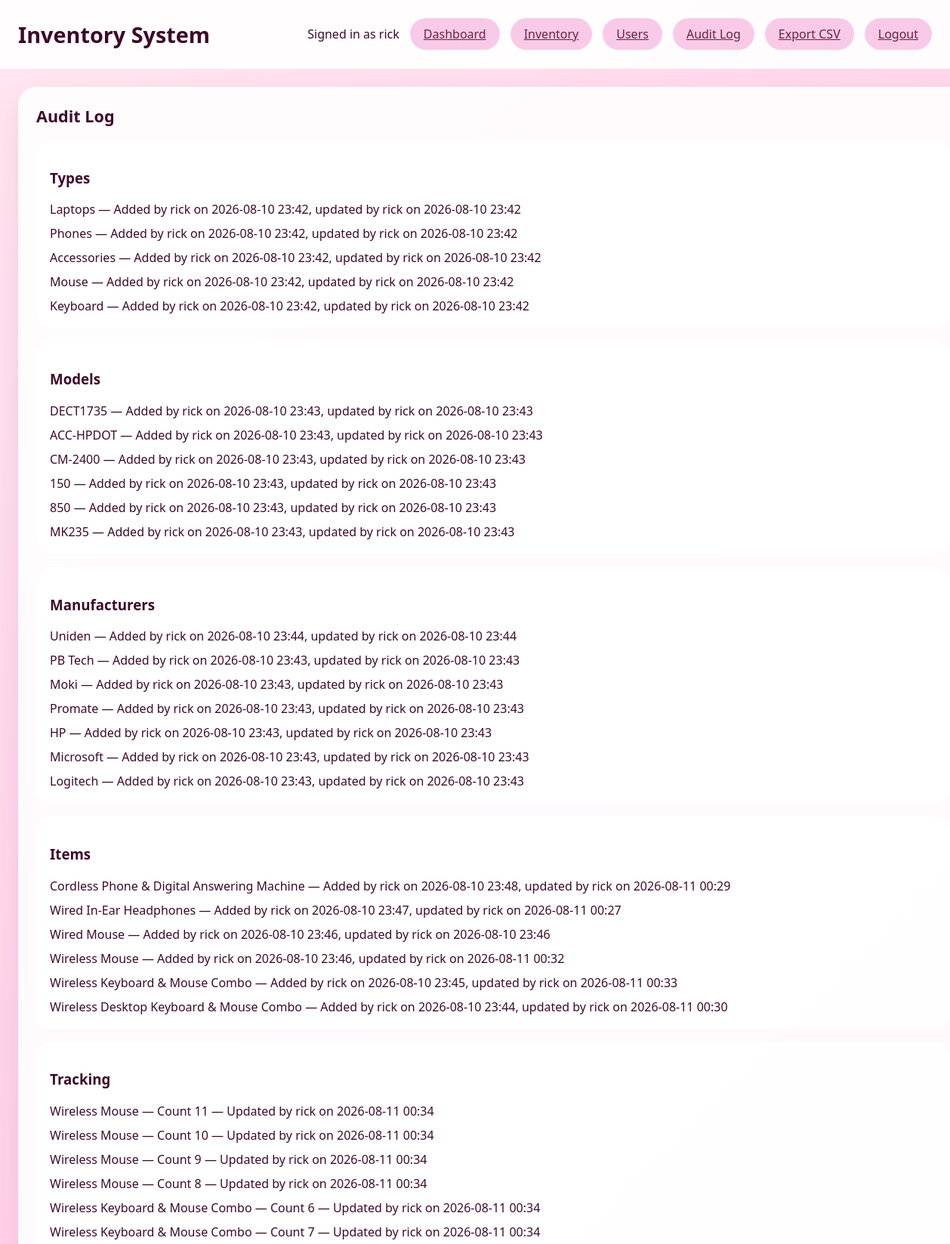
The page /audit (signed in, upper part) on the database its author committed.
### app.py (models this page shows, shortened)
class InventoryItemUser(UserMixin, db.Model):
    __tablename__ = 'inventory_item_user'
    OID = db.Column(db.Integer, primary_key=True)
    username = db.Column(db.String(150), unique=True, nullable=False)
    encrypt_password_hash = db.Column(db.String(255), nullable=False)

class InventoryItemType(db.Model):
    __tablename__ = 'inventory_item_type'
    OID = db.Column(db.Integer, primary_key=True)
    Product_Type = db.Column(db.String(200), unique=True, nullable=False)
    add_user_oid = db.Column(db.Integer, db.ForeignKey('inventory_item_user.OID'), nullable=False)
    add_datetime = db.Column(db.DateTime, nullable=False, default=func.now())
    update_user_oid = db.Column(db.Integer, db.ForeignKey('inventory_item_user.OID'), nullable=True)
    last_update_datetime = db.Column(db.DateTime, nullable=True)
    add_user = relationship('InventoryItemUser', foreign_keys=[add_user_oid], lazy='joined')
    update_user = relationship('InventoryItemUser', foreign_keys=[update_user_oid], lazy='joined')

class InventoryItemModel(db.Model):
    __tablename__ = 'inventory_item_model'
    OID = db.Column(db.Integer, primary_key=True)
    Model_Number = db.Column(db.String(200), unique=True, nullable=False)
    add_user_oid = db.Column(db.Integer, db.ForeignKey('inventory_item_user.OID'), nullable=False)
    add_datetime = db.Column(db.DateTime, nullable=False, default=func.now())
    update_user_oid = db.Column(db.Integer, db.ForeignKey('inventory_item_user.OID'), nullable=True)
    last_update_datetime = db.Column(db.DateTime, nullable=True)
    add_user = relationship('InventoryItemUser', foreign_keys=[add_user_oid], lazy='joined')
    update_user = relationship('InventoryItemUser', foreign_keys=[update_user_oid], lazy='joined')

class InventoryItemManufacturer(db.Model):
    __tablename__ = 'inventory_item_manufacturer'
    OID = db.Column(db.Integer, primary_key=True)
    Manufacturer_NAME = db.Column(db.String(200), unique=True, nullable=False)
    add_user_oid = db.Column(db.Integer, db.ForeignKey('inventory_item_user.OID'), nullable=False)
    add_date_time = db.Column(db.DateTime, nullable=False, default=func.now())
    update_user_oid = db.Column(db.Integer, db.ForeignKey('inventory_item_user.OID'), nullable=True)
    last_update_datetime = db.Column(db.DateTime, nullable=True)
    add_user = relationship('InventoryItemUser', foreign_keys=[add_user_oid], lazy='joined')
    update_user = relationship('InventoryItemUser', foreign_keys=[update_user_oid], lazy='joined')

class InventoryItem(db.Model):
    __tablename__ = 'inventory_item'
    OID = db.Column(db.Integer, primary_key=True)
    ITEM_TYPE_OID = db.Column(db.Integer, db.ForeignKey('inventory_item_type.OID'), nullable=False)
    MODEL_OID = db.Column(db.Integer, db.ForeignKey('inventory_item_model.OID'), nullable=False)
    Manufacturer_oid = db.Column(db.Integer, db.ForeignKey('inventory_item_manufacturer.OID'), nullable=False)
    Item_Name = db.Column(db.String(250), unique=True, nullable=False)
    Note = db.Column(db.String(500), nullable=True)
    Alert_Level = db.Column(db.Integer, nullable=False, default=0)
    add_user_oid = db.Column(db.Integer, db.ForeignKey('inventory_item_user.OID'), nullable=False)
    add_date_time = db.Column(db.DateTime, nullable=False, default=func.now())
    update_user_oid = db.Column(db.Integer, db.ForeignKey('inventory_item_user.OID'), nullable=True)
    last_update_datetime = db.Column(db.DateTime, nullable=True)
    item_type = relationship('InventoryItemType', foreign_keys=[ITEM_TYPE_OID], lazy='joined')
    model = relationship('InventoryItemModel', foreign_keys=[MODEL_OID], lazy='joined')
    manufacturer = relationship('InventoryItemManufacturer', foreign_keys=[Manufacturer_oid], lazy='joined')
    add_user = relationship('InventoryItemUser', foreign_keys=[add_user_oid], lazy='joined')
    update_user = relationship('InventoryItemUser', foreign_keys=[update_user_oid], lazy='joined')

class InventoryItemTracking(db.Model):
    __tablename__ = 'inventory_item_tracking'
    OID = db.Column(db.Integer, primary_key=True)
    intentory_item_oid = db.Column(db.Integer, db.ForeignKey('inventory_item.OID'), nullable=False)
    item_count = db.Column(db.Integer, nullable=False, default=0)
    update_user_oid = db.Column(db.Integer, db.ForeignKey('inventory_item_user.OID'), nullable=False)
    last_update_datetime = db.Column(db.DateTime, nullable=False, default=func.now())
    item = relationship('InventoryItem', foreign_keys=[intentory_item_oid], lazy='joined')
    update_user = relationship('InventoryItemUser', foreign_keys=[update_user_oid], lazy='joined')

### app.py (the view)
@app.route('/audit')
@login_required
def audit_log():
    item_types = InventoryItemType.query.order_by(InventoryItemType.add_datetime.desc()).all()
    item_models = InventoryItemModel.query.order_by(InventoryItemModel.add_datetime.desc()).all()
    manufacturers = InventoryItemManufacturer.query.order_by(InventoryItemManufacturer.add_date_time.desc()).all()
    items = InventoryItem.query.order_by(InventoryItem.add_date_time.desc()).all()
    trackings = InventoryItemTracking.query.order_by(InventoryItemTracking.last_update_datetime.desc()).all()
    return render_template('audit.html', item_types=item_types, item_models=item_models,
                           manufacturers=manufacturers, items=items, trackings=trackings)

### app.py (called while the page is built)
@login_manager.user_loader
def load_user(user_id):
    return InventoryItemUser.query.get(int(user_id))

@app.context_processor
def inject_now():
    return {'now': datetime.utcnow()}

### templates/audit.html
{% extends 'base.html' %}
{% block content %}
<div class="dashboard-grid">
  <section class="panel full-width">
    <h2>Audit Log</h2>
    <div class="audit-grid">
      <div>
        <h3>Types</h3>
        <ul class="item-list">
          {% for type in item_types %}
            <li>{{ type.Product_Type }} — Added by {{ type.add_user.username if type.add_user else 'unknown' }} on {{ type.add_datetime.strftime('%Y-%m-%d %H:%M') }}{% if type.last_update_datetime %}, updated by {{ type.update_user.username if type.update_user else 'unknown' }} on {{ type.last_update_datetime.strftime('%Y-%m-%d %H:%M') }}{% endif %}</li>
          {% endfor %}
        </ul>
      </div>
      <div>
        <h3>Models</h3>
        <ul class="item-list">
          {% for model in item_models %}
            <li>{{ model.Model_Number }} — Added by {{ model.add_user.username if model.add_user else 'unknown' }} on {{ model.add_datetime.strftime('%Y-%m-%d %H:%M') }}{% if model.last_update_datetime %}, updated by {{ model.update_user.username if model.update_user else 'unknown' }} on {{ model.last_update_datetime.strftime('%Y-%m-%d %H:%M') }}{% endif %}</li>
          {% endfor %}
        </ul>
      </div>
      <div>
        <h3>Manufacturers</h3>
        <ul class="item-list">
          {% for manufacturer in manufacturers %}
            <li>{{ manufacturer.Manufacturer_NAME }} — Added by {{ manufacturer.add_user.username if manufacturer.add_user else 'unknown' }} on {{ manufacturer.add_date_time.strftime('%Y-%m-%d %H:%M') }}{% if manufacturer.last_update_datetime %}, updated by {{ manufacturer.update_user.username if manufacturer.update_user else 'unknown' }} on {{ manufacturer.last_update_datetime.strftime('%Y-%m-%d %H:%M') }}{% endif %}</li>
          {% endfor %}
        </ul>
      </div>
      <div class="full-column">
        <h3>Items</h3>
        <ul class="item-list">
          {% for item in items %}
            <li>{{ item.Item_Name }} — Added by {{ item.add_user.username if item.add_user else 'unknown' }} on {{ item.add_date_time.strftime('%Y-%m-%d %H:%M') }}{% if item.last_update_datetime %}, updated by {{ item.update_user.username if item.update_user else 'unknown' }} on {{ item.last_update_datetime.strftime('%Y-%m-%d %H:%M') }}{% endif %}</li>
          {% endfor %}
        </ul>
      </div>
      <div class="full-column">
        <h3>Tracking</h3>
        <ul class="item-list">
          {% for tracking in trackings %}
            <li>{{ tracking.item.Item_Name if tracking.item else 'Item ' ~ tracking.intentory_item_oid }} — Count {{ tracking.item_count }} — Updated by {{ tracking.update_user.username if tracking.update_user else 'unknown' }} on {{ tracking.last_update_datetime.strftime('%Y-%m-%d %H:%M') }}</li>
          {% endfor %}
        </ul>
      </div>
    </div>
  </section>
</div>
{% endblock %}

### templates/base.html (shortened to what this page needs)
<!doctype html>
<html lang="en">
<head>
  <link rel="stylesheet" href="{{ url_for('static', filename='css/style.css') }}">
</head>
<body>
  <div class="app-shell">
    <header class="app-header">
      <div class="header-left">
        <h1>Inventory System</h1>
      </div>
      {% if current_user.is_authenticated %}
      <div class="user-bar">
        <span>Signed in as {{ current_user.username }}</span>
        <a class="button secondary" href="{{ url_for('dashboard') }}">Dashboard</a>
        <a class="button secondary" href="{{ url_for('inventory') }}">Inventory</a>
        <a class="button secondary" href="{{ url_for('users') }}">Users</a>
        <a class="button secondary" href="{{ url_for('audit_log') }}">Audit Log</a>
        <a class="button secondary" href="{{ url_for('export_inventory_csv') }}">Export CSV</a>
        <a class="button secondary" href="{{ url_for('logout') }}">Logout</a>
      </div>
      {% endif %}
    </header>
    <main class="page-content">
      {% block content %}{% endblock %}
    </main>
  </div>
</body>
</html>

### static/css/style.css (style rules this page uses)
body { margin: 0; font-family: 'Segoe UI', Tahoma, Geneva, Verdana, sans-serif; background: linear-gradient(135deg, #ffe7f0 0%, #ffd1e8 45%, #ffb3d1 100%); color: #3d0a2a; }
.app-shell { min-height: 100vh; display: flex; flex-direction: column; }
.app-header { padding: 24px; background: rgba(255, 255, 255, 0.92); backdrop-filter: blur(12px); border-bottom: 1px solid rgba(255, 255, 255, 0.7); display: flex; justify-content: space-between; align-items: center; }
.app-header h1 { margin: 0; font-size: 1.8rem; }
.user-bar { display: flex; align-items: center; gap: 14px; }
.button { border: none; padding: 10px 18px; border-radius: 999px; background: #a84d93; color: white; cursor: pointer; transition: background 0.2s ease; }
.button.secondary { background: rgba(249, 200, 231, 0.95); color: #6b2142; }
.page-content { padding: 24px; width: 100%; max-width: 1280px; margin: 0 auto; }
.dashboard-grid { display: grid; grid-template-columns: repeat(auto-fit, minmax(280px, 1fr)); gap: 20px; }
.panel { background: rgba(255, 255, 255, 0.9); border-radius: 24px; padding: 24px; box-shadow: 0 20px 40px rgba(150, 45, 113, 0.12); }
.panel.full-width { grid-column: 1 / -1; }
.panel h2 { margin-top: 0; font-size: 1.35rem; }
.item-list { list-style: none; padding-left: 0; margin: 0; display: grid; gap: 10px; }
.audit-grid { display: grid; gap: 18px; }
.audit-grid > div { background: rgba(255, 255, 255, 0.92); border-radius: 20px; padding: 18px; }
.audit-grid .full-column { grid-column: 1 / -1; }

### rows shown on the page
InventoryItemUser: username "rick"
InventoryItemType: Product_Type "Laptops", add_user "rick", add_datetime "2026-08-10 23:42", update_user "rick", last_update_datetime "2026-08-10 23:42"
InventoryItemType: Product_Type "Phones", add_user "rick", add_datetime "2026-08-10 23:42", update_user "rick", last_update_datetime "2026-08-10 23:42"
InventoryItemType: Product_Type "Accessories", add_user "rick", add_datetime "2026-08-10 23:42", update_user "rick", last_update_datetime "2026-08-10 23:42"
InventoryItemType: Product_Type "Mouse", add_user "rick", add_datetime "2026-08-10 23:42", update_user "rick", last_update_datetime "2026-08-10 23:42"
InventoryItemType: Product_Type "Keyboard", add_user "rick", add_datetime "2026-08-10 23:42", update_user "rick", last_update_datetime "2026-08-10 23:42"
InventoryItemModel: Model_Number "DECT1735", add_user "rick", add_datetime "2026-08-10 23:43", update_user "rick", last_update_datetime "2026-08-10 23:43"
InventoryItemModel: Model_Number "ACC-HPDOT", add_user "rick", add_datetime "2026-08-10 23:43", update_user "rick", last_update_datetime "2026-08-10 23:43"
InventoryItemModel: Model_Number "CM-2400", add_user "rick", add_datetime "2026-08-10 23:43", update_user "rick", last_update_datetime "2026-08-10 23:43"
InventoryItemModel: Model_Number "150", add_user "rick", add_datetime "2026-08-10 23:43", update_user "rick", last_update_datetime "2026-08-10 23:43"
InventoryItemModel: Model_Number "850", add_user "rick", add_datetime "2026-08-10 23:43", update_user "rick", last_update_datetime "2026-08-10 23:43"
InventoryItemModel: Model_Number "MK235", add_user "rick", add_datetime "2026-08-10 23:43", update_user "rick", last_update_datetime "2026-08-10 23:43"
InventoryItemManufacturer: Manufacturer_NAME "Uniden", add_user "rick", add_date_time "2026-08-10 23:44", update_user "rick", last_update_datetime "2026-08-10 23:44"
InventoryItemManufacturer: Manufacturer_NAME "PB Tech", add_user "rick", add_date_time "2026-08-10 23:43", update_user "rick", last_update_datetime "2026-08-10 23:43"
InventoryItemManufacturer: Manufacturer_NAME "Moki", add_user "rick", add_date_time "2026-08-10 23:43", update_user "rick", last_update_datetime "2026-08-10 23:43"
InventoryItemManufacturer: Manufacturer_NAME "Promate", add_user "rick", add_date_time "2026-08-10 23:43", update_user "rick", last_update_datetime "2026-08-10 23:43"
InventoryItemManufacturer: Manufacturer_NAME "HP", add_user "rick", add_date_time "2026-08-10 23:43", update_user "rick", last_update_datetime "2026-08-10 23:43"
InventoryItemManufacturer: Manufacturer_NAME "Microsoft", add_user "rick", add_date_time "2026-08-10 23:43", update_user "rick", last_update_datetime "2026-08-10 23:43"
InventoryItemManufacturer: Manufacturer_NAME "Logitech", add_user "rick", add_date_time "2026-08-10 23:43", update_user "rick", last_update_datetime "2026-08-10 23:43"
InventoryItem: Item_Name "Cordless Phone & Digital Answering Machine", add_user "rick", add_date_time "2026-08-10 23:48", update_user "rick", last_update_datetime "2026-08-11 00:29"
InventoryItem: Item_Name "Wired In-Ear Headphones", add_user "rick", add_date_time "2026-08-10 23:47", update_user "rick", last_update_datetime "2026-08-11 00:27"
InventoryItem: Item_Name "Wired Mouse", add_user "rick", add_date_time "2026-08-10 23:46", update_user "rick", last_update_datetime "2026-08-10 23:46"
InventoryItem: Item_Name "Wireless Mouse", add_user "rick", add_date_time "2026-08-10 23:46", update_user "rick", last_update_datetime "2026-08-11 00:32"
InventoryItem: Item_Name "Wireless Keyboard & Mouse Combo", add_user "rick", add_date_time "2026-08-10 23:45", update_user "rick", last_update_datetime "2026-08-11 00:33"
InventoryItem: Item_Name "Wireless Desktop Keyboard & Mouse Combo", add_user "rick", add_date_time "2026-08-10 23:44", update_user "rick", last_update_datetime "2026-08-11 00:30"
InventoryItemTracking: item "Wireless Mouse", item_count "11", update_user "rick", last_update_datetime "2026-08-11 00:34"
InventoryItemTracking: item "Wireless Mouse", item_count "10", update_user "rick", last_update_datetime "2026-08-11 00:34"
InventoryItemTracking: item "Wireless Mouse", item_count "9", update_user "rick", last_update_datetime "2026-08-11 00:34"
InventoryItemTracking: item "Wireless Mouse", item_count "8", update_user "rick", last_update_datetime "2026-08-11 00:34"
InventoryItemTracking: item "Wireless Keyboard & Mouse Combo", item_count "6", update_user "rick", last_update_datetime "2026-08-11 00:34"
InventoryItemTracking: item "Wireless Keyboard & Mouse Combo", item_count "7", update_user "rick", last_update_datetime "2026-08-11 00:34"
